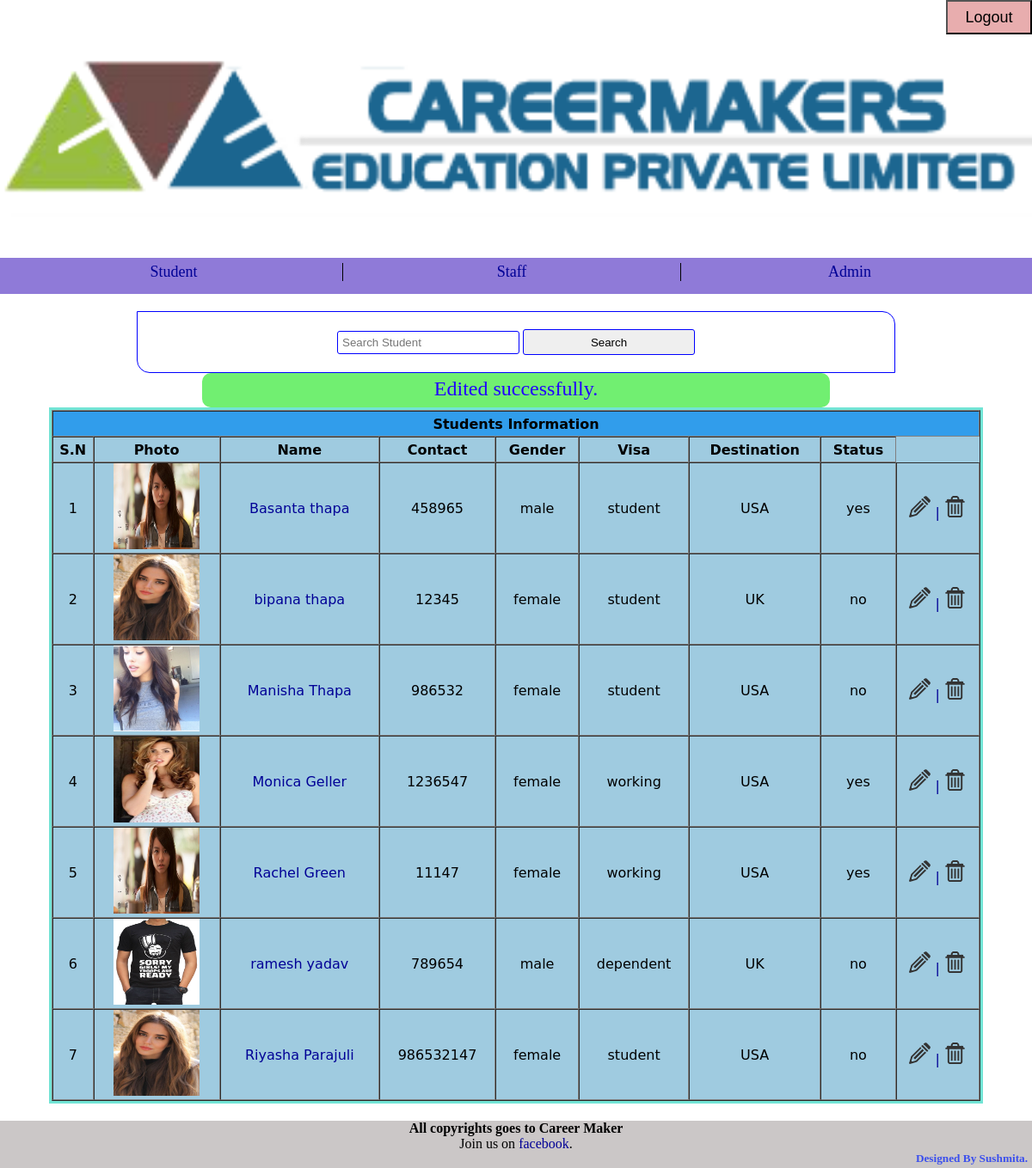
Page /viewstudent.php?yahoo=1 (signed in) on the committed database.
### tables this page shows
CREATE TABLE IF NOT EXISTS `student` (
  `id` int(11) NOT NULL,
  `firstname` varchar(30) NOT NULL,
  `lastname` varchar(30) NOT NULL,
  `gender` enum('male','female') NOT NULL,
  `address` varchar(30) NOT NULL,
  `contact` text NOT NULL,
  `parentname` varchar(30) NOT NULL,
  `parentno` varchar(15) NOT NULL,
  `email` varchar(30) NOT NULL,
  `level` enum('SLC','+2','Bachleor','Diploma','Masters') NOT NULL,
  `destinationId` int(11) NOT NULL,
  `date` date NOT NULL,
  `working_exp` varchar(100) NOT NULL,
  `visatype` enum('student','dependent','working') NOT NULL,
  `approval` enum('yes','no') NOT NULL
);

CREATE TABLE IF NOT EXISTS `destination` (
  `id` int(11) NOT NULL,
  `name` varchar(20) NOT NULL
);

### viewstudent.php (the view, shortened to what this page needs)
<!doctype html>
<html>
<head>
<link href="style.css" rel="stylesheet" type="text/css" />
</head>
<body>
	<div class="wrapper">
    <?php include('includes/banner.php'); ?>
    <?php include('includes/navbar.php'); ?>
    <div class="form">
    <?php
	 if(isset($_POST['search']) && !empty($_POST['search']))
			 {
				 $search = $_POST['search'];
				 $q = "SELECT * FROM `student` WHERE `firstname` LIKE '%$search%' OR `lastname` LIKE '%$search%' OR `gender` = '$search' OR `visatype` = '$search' OR `contact` LIKE '%$search%' OR  `address` LIKE '%$search%' OR `email` LIKE '%$search%' OR `level` = '$search'";
		$result=mysql_query($q);
		$num = mysql_num_rows($result);
				 if($num==0){
		echo "<h3>No results found..!!</h3>";
		unset($_POST['search']);
		exit;
				 }
			 }
		else
		{
			$q = "SELECT * FROM `student` ORDER BY firstname;";
			$result=mysql_query($q);
		$num = mysql_num_rows($result);
		}
	?>
    	<form method="post" action="viewstudent.php">
        <div style="border-radius:15px;"></div><input type="text" name="search" id="search" placeholder="Search Student"/>
        <input type="submit" value="Search">
        </form>
    </div>
    <?php
    if(isset($_GET['yahoo']) && $_GET['yahoo']==1)
		{
	?>
    <div style="color:hsla(248,100%,50%,1.00); padding:5px; width:60%; margin:0 auto; background-color:hsla(120,80%,69%,1.00); font-size:24px; text-align:center; height:30px; border-radius:10px;">Edited successfully.</div>
    <?php
		}
	?>
    <div class="student-info">
    	<table border="1" cellspacing="0">
        	<tr><td colspan="9" bgcolor="#319DEB"><b>Students Information</b></td></tr>
            <tr>
            	<td><b>S.N</b></td>
            	<td><b>Photo</b></td>
                <td><b>Name</b></td>
                <td><b>Contact</b></td>
                <td><b>Gender</b></td>
                <td><b>Visa</b></td>
                <td><b>Destination</b></td>
                <td><b>Status</b></td>
            </tr>
             <?php
		for($i=1;$i<=$num;$i++)
		{
			$row=mysql_fetch_array($result);
			$studentId = $row['id'];
			$destinationId = $row['destinationId'];
			$r = "SELECT * FROM `destination` WHERE id = '$destinationId';";
			$result1 = mysql_query($r);
			$row1=mysql_fetch_array($result1);
			$s = "SELECT * FROM `image` WHERE studentId = '$studentId';";
			$result2 = mysql_query($s);
			$row2=mysql_fetch_array($result2);
	?>
    			<tr>
    			<td><?php echo $i; ?></td>
            	<td><img src="userimage/<?php echo $row2['photo_thumb']; ?>.jpg" height="100" width="100" /></td>
                <td><a href="student.php?id=<?php echo $studentId;?>"><?php echo $row['firstname'].' '.$row['lastname'];?></a></td>
                <td><?php echo $row['contact']; ?></td>
                <td><?php echo $row['gender']; ?></td>
                <td><?php echo $row['visatype']; ?></td>
                <td><?php echo $row1['name']; ?></td>
                <td><?php echo $row['approval']; ?></td>
                <td><a href="edit-student.php?id=<?php echo $studentId;?>"><img src="images/edit.png" title="edit" /> | <a href="delete-student.php?id=<?php echo $studentId;?>" class="delete"><img src="images/delete.png" title="delete" /></td>
                </tr>
          <?php
		}
		  ?>
        </table>
    </div>
    <?php include('includes/footer.php'); ?>
    </div>
</body>
</html>

### includes/banner.php
<div class="banner">
	<div id="logout">
        <a href="logout.php"><div class="logout"><input type="button" class="logout" name="logout" value="Logout" /></div></a>
        </div>
       </div>

### includes/navbar.php
<div class="navbar">
        	<a href="home.php"><div id="student">Student</div></a>
            <a href="staff.php"><div id="staff">Staff</div></a>
            <a href="admin.php"><div id="admin">Admin</div></a>
        </div>

### includes/footer.php
<div class="footer">
        	<h4>All copyrights goes to Career Maker</h4>
            Join us on <a href="#">facebook</a>.<br />
            <h5>Designed By Sushmita.</h5>
        </div>

### style.css (style rules this page uses)
* { margin:0px; padding:0px; }
.wrapper { width:100%; height:auto; }
.wrapper .banner { height:300px; width:100%; background-image:url(images/logo.png); background-repeat:no-repeat; background-position:center; background-size:contain; }
.wrapper #logout .logout { height:40px; width:100px; background-color:#E8ADAE; color:#000000; font-size:18px; float:right; }
.wrapper .navbar { height:30px; width:99%; margin-bottom:20px; padding:6px; background-color:#8F7AD8; }
.wrapper .navbar #admin { border-right:0px; }
.wrapper .navbar #student, #staff, #admin { font-family:Baskerville, "Palatino Linotype", Palatino, "Century Schoolbook L", "Times New Roman", serif; font-size:18px; width:33%; float:left; text-align:center; border-right:solid 1px #000000; }
a { text-decoration:none; color:#010096; }
.wrapper .footer { height:55px; width:100%; margin-top:20px; text-align:center; background-color:#CBC7C7; }
.wrapper .footer h5 { margin-right:5px; color:#3B4FED; float:right; }
.wrapper .form { height:auto; width:70%; margin:0 auto; padding:20px; border:solid 1px blue; border-radius:0 15px 0 15px; text-align:center; }
.wrapper .form input { height:30px; width:200px; padding:5px; border:solid 1px blue; border-radius: 3px; }
.wrapper .student-info { width:90%; height:auto; margin:0 auto; border:3px solid hsla(172,68%,67%,1.00); background-color:hsla(199,51%,75%,1.00); }
.wrapper .student-info table { height:100%; width:100%; text-align:center; }
.wrapper .student-info table tr { height:30px; font-family:"Lucida Grande", "Lucida Sans Unicode", "Lucida Sans", "DejaVu Sans", Verdana, sans-serif; }
#search { height:15px; }

### rows in the picture
student: firstname "Basanta", lastname "thapa", contact "458965", gender "male", visatype "student", destinationId.name "USA", approval "yes"
student: firstname "bipana", lastname "thapa", contact "12345", gender "female", visatype "student", destinationId.name "UK", approval "no"
student: shows a picture, firstname "Manisha", lastname "Thapa", contact "986532", gender "female", visatype "student", destinationId.name "USA", approval "no"
student: shows a picture, firstname "Monica", lastname "Geller", contact "1236547", gender "female", visatype "working", destinationId.name "USA", approval "yes"
student: firstname "Rachel", lastname "Green", contact "11147", gender "female", visatype "working", destinationId.name "USA", approval "yes"
student: shows a picture, firstname "ramesh", lastname "yadav", contact "789654", gender "male", visatype "dependent", destinationId.name "UK", approval "no"
student: firstname "Riyasha", lastname "Parajuli", contact "986532147", gender "female", visatype "student", destinationId.name "USA", approval "no"
